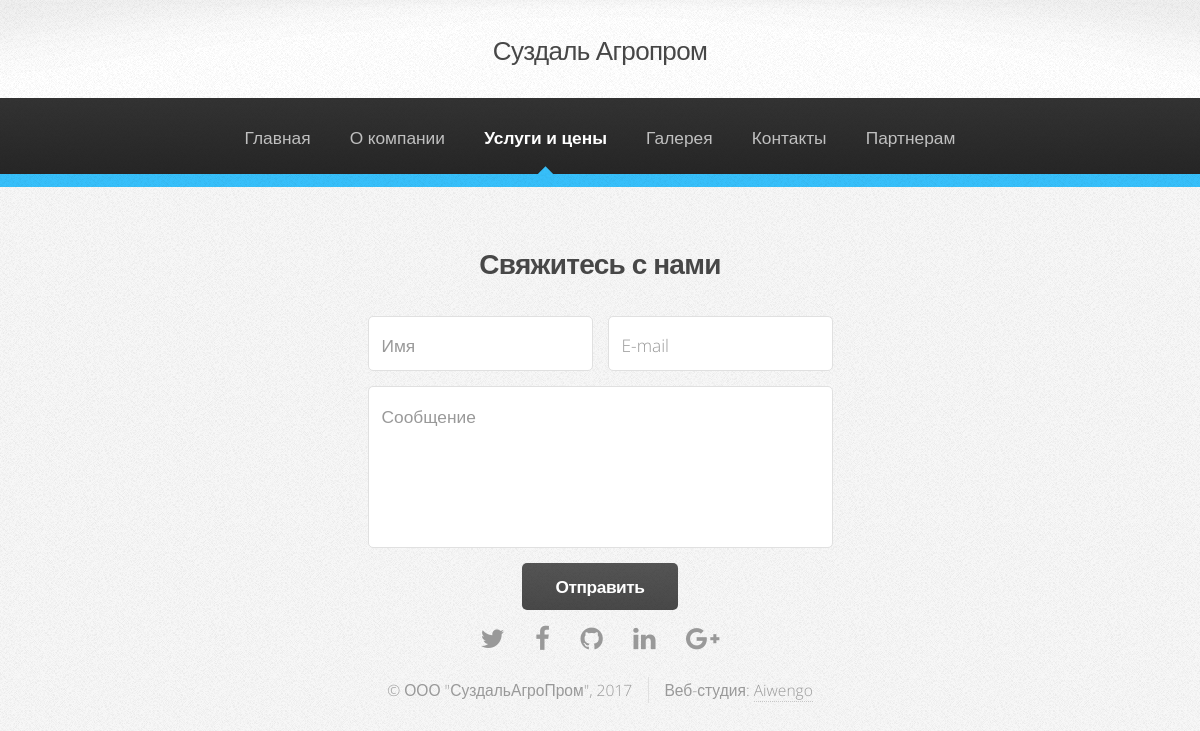
/prices, run on an earlier commit of the app's database.
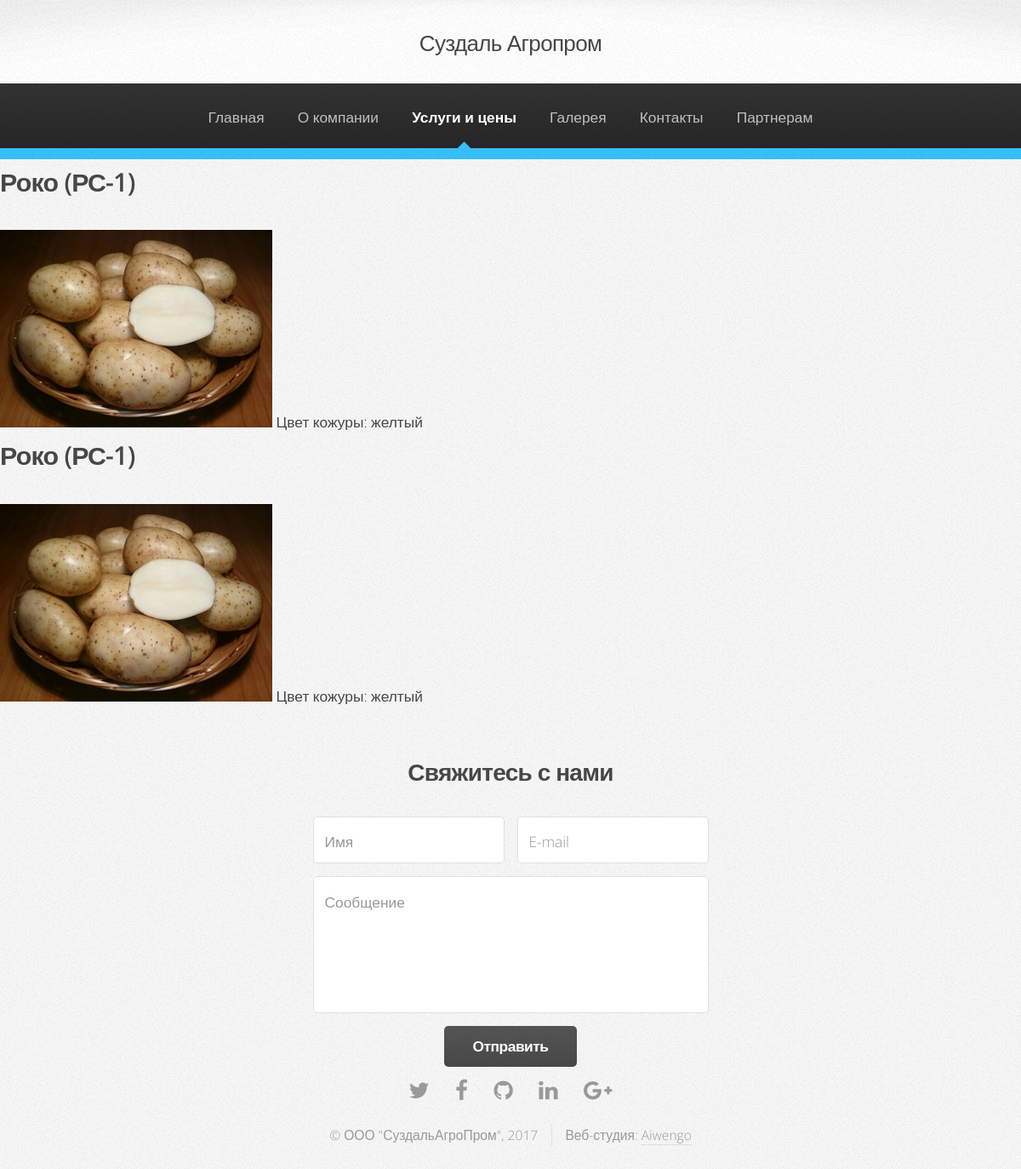
And on a later commit of the database.
### siteagro/models.py (models this page shows)
class Goods(models.Model):
    header = models.TextField(max_length=100)
    image = models.ImageField(upload_to="goods")
    kozhura = models.TextField(max_length=250)
    makot = models.TextField(max_length=250)
    forma = models.TextField(max_length=250)
    deep = models.TextField(max_length=250)
    lezh = models.TextField(max_length=250)
    cancer = models.TextField(max_length=250)
    weight = models.TextField(max_length=250)
    starch = models.TextField(max_length=250)
    export = models.TextField(max_length=250)
    origin = models.TextField(max_length=250)

### siteagro/views.py (the view)
# urls.py: path('prices', views.prices, name="prices"),
def prices(request):
    if Goods.objects.exists():
        goods = Goods.objects.order_by("pk")
    else:
        goods = None
    return render(request, "prices.html", {"goods": goods, "Prices":"current"})

### siteagro/templates/prices.html (shortened to what this page needs)
{% extends "base.html" %}
{% load static %}
{% block stylesheets %}
	<link rel="stylesheet" href="{% static 'siteagro/css/index.css' %}" />
	<link rel="stylesheet" href="{% static 'siteagro/css/slick.css' %}" />
	<link rel="stylesheet" href="{% static 'siteagro/css/slick-theme.css' %}" />
{% endblock %}
{% block content %}
    {% for product in goods %}
        <div class="product">
            <h2>{{product.header}}</h2>
            <img src="{{product.image.url}}" alt="">
            <span>Цвет кожуры: {{product.kozhura}}</span><br>
        </div>
    {% endfor %}
{% endblock %}

What changed in the data, as far as the page shows it:
added Goods: header "Роко (РС-1)", image (picture), kozhura "желтый"
added Goods: header "Роко (РС-1)", image (picture), kozhura "желтый"
